Frame 1 (no input): blank canvas, image omitted
Frame 60 (no input): blank canvas, image omitted
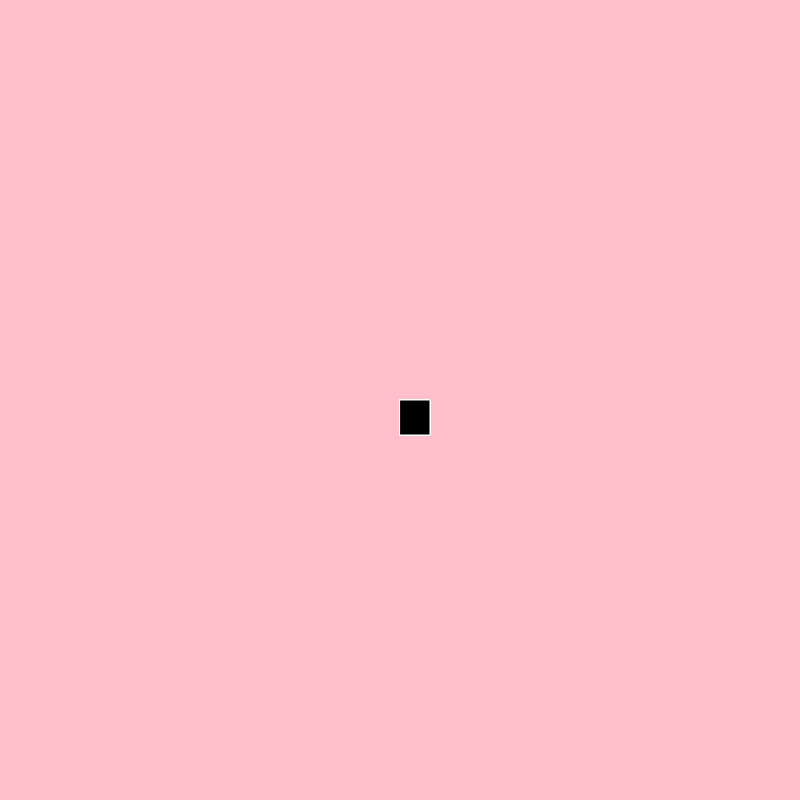
Frame 120 (the mouse pressed at the canvas centre since frame 60)

The p5.js sketch whose frames 1 and 60 were blank and that drew this single picture after the mouse press (run headless with seeded random() and noise() and a simulated clock; from frame 60 on, the mouse is pressed at the canvas centre):

// p5.js sketch
// ── sketch.js
function setup() {
  createCanvas(800, 800);
  background ("pink")
}

function draw() {
  
  
  stroke('white');
  fill('black');
  
  // console.log(mouseIsPressed);
  
  if(mouseIsPressed) {
    rect(mouseX, mouseY, 30, 35);
  }
}
